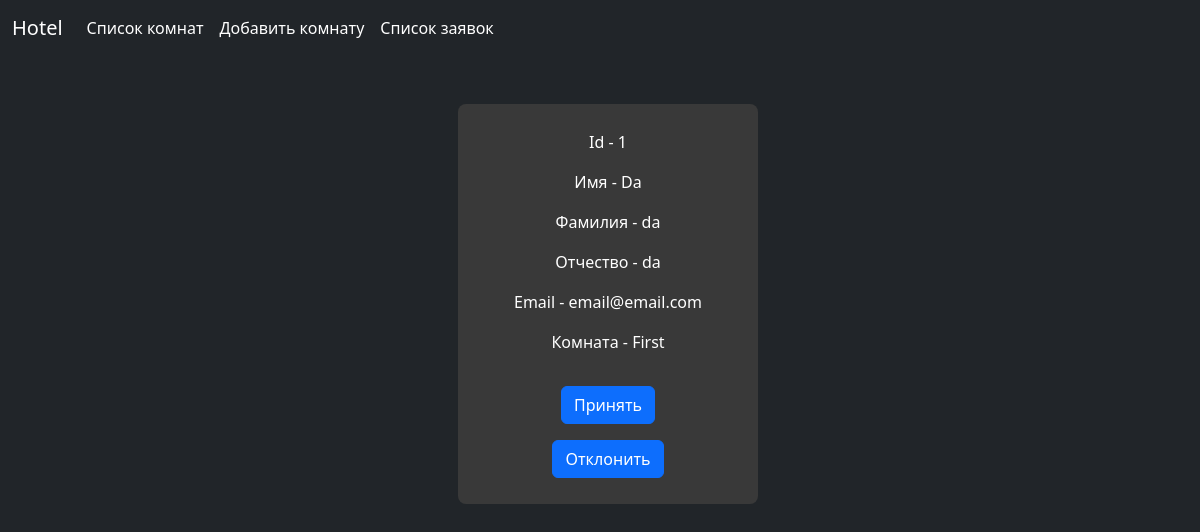
Screenshot of /hotel-admins/admin_aplications/1/ with the database file from the repository.
### Hotel_Admin/models.py (models this page shows, shortened)
class Rooms(models.Model):
    id = models.IntegerField(primary_key=True)
    title = models.CharField(max_length=50)
    categorys = (("cheap", "дешевый"), ("middle", "средний"), ("expensive", "дорогой"))
    category = models.CharField(choices=categorys, max_length=50, null=True)
    slug = models.SlugField()
    price = models.PositiveIntegerField()
    reserved = models.BooleanField(default=False)
    is_hidden = models.BooleanField(default=False)
    likes = models.PositiveIntegerField()

### Hotel_Client/models.py (models this page shows, shortened)
class Client(models.Model):
    id = models.IntegerField(primary_key=True)
    first_name = models.CharField(max_length=50)
    last_name = models.CharField(max_length=50)
    middle_name = models.CharField(max_length=50)
    email = models.EmailField()

### Hotel_Admin/views.py (the view)
# urls.py: path('admin_aplications/<int:id_param>/', ShowRoomDetailApplicationPage.as_view(), name='application_detail'),
class ShowRoomDetailApplicationPage(DetailView):
    model = Rooms
    template_name = 'application_detail.html'
    context_object_name = 'application'
    slug_field = 'id'
    slug_url_kwarg = "id_param"
    def get_context_data(self, **kwargs):
        context = super().get_context_data(**kwargs)
        context['Client'] = Client.objects.get(id=self.kwargs['id_param'])
        context['Room'] = Rooms.objects.get(id=self.kwargs['id_param'])
        return context

### Templates/application_detail.html (shortened to what this page needs)
<!DOCTYPE html>
<html lang="en">
<head>
    <link href="https://cdn.jsdelivr.net/npm/bootstrap@5.3.1/dist/css/bootstrap.min.css" rel="stylesheet">
</head>
<body class="bg-dark text-white">
    <div class="cover-container d-flex w-100 h-100  mx-auto flex-column">
    <nav style="width: 100%;" class="navbar navbar-expand navbar-dark bg-dark" aria-label="Second navbar example">
        <div class="container-fluid">
          <a class="navbar-brand" href="{% url 'index_admin'%}" >Hotel</a>
          <div class="collapse navbar-collapse">
            <ul class="navbar-nav me-auto">
             <li class="nav-item">
                <a class="nav-link active" aria-current="page" href="{% url 'rooms_admin'%}">Список комнат</a>
              </li>
              <li class="nav-item">
                <a class="nav-link active" aria-current="page" href="{% url 'add_room'%}">Добавить комнату</a>
              </li>
              <li class="nav-item">
                <a class="nav-link active" aria-current="page" href="{% url 'admin_applications' %}">Список заявок</a>
              </li>
            </ul>
          </div>
        </div>
      </nav>
    </div>
    <div class="d-flex flex-wrap justify-content-center align-items-center mb-3 mt-5">
        <div class="rounded-3 ms-3 d-flex flex-column justify-content-center align-items-center" style="width: 300px; background-color: rgb(57, 57, 57); height: 400px; color: white;">
            <p>Id - {{application.id}}</p>
            <p>Имя - {{Client.first_name}}</p>
            <p>Фамилия - {{Client.last_name}}</p>
            <p>Отчество - {{Client.middle_name}}</p>
            <p>Email - {{Client.email}}</p>
            <p>Комната - {{Room.title}} </p>
            <a href="{% url 'change_status_true' application.id %}" class="btn btn-primary mt-3">Принять</a>
            <a href="{% url 'change_status_false' application.id %}" class="btn btn-primary mt-3">Отклонить</a>
        </div>
    </div>
</body>
</html>

### rows the page displays
Rooms: id "1", title "First"
Client: first_name "Da", last_name "da", middle_name "da", email "email@email.com"
